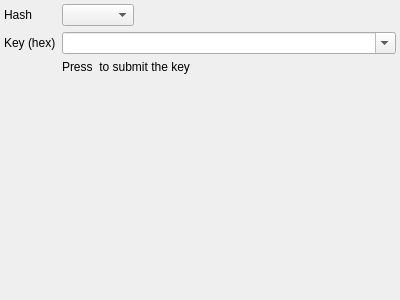
<?xml version="1.0" encoding="UTF-8"?>
<ui version="4.0">
 <class>HMACTransformWidget</class>
 <widget class="QWidget" name="HMACTransformWidget">
  <property name="geometry">
   <rect>
    <x>0</x>
    <y>0</y>
    <width>400</width>
    <height>300</height>
   </rect>
  </property>
  <property name="windowTitle">
   <string>Form</string>
  </property>
  <layout class="QFormLayout" name="formLayout">
   <property name="sizeConstraint">
    <enum>QLayout::SetDefaultConstraint</enum>
   </property>
   <property name="labelAlignment">
    <set>Qt::AlignLeading|Qt::AlignLeft|Qt::AlignVCenter</set>
   </property>
   <property name="margin">
    <number>4</number>
   </property>
   <item row="0" column="1">
    <widget class="QComboBox" name="hashComboBox">
     <property name="sizePolicy">
      <sizepolicy hsizetype="Maximum" vsizetype="Fixed">
       <horstretch>0</horstretch>
       <verstretch>0</verstretch>
      </sizepolicy>
     </property>
    </widget>
   </item>
   <item row="0" column="0">
    <widget class="QLabel" name="label">
     <property name="text">
      <string>Hash</string>
     </property>
    </widget>
   </item>
   <item row="2" column="1">
    <widget class="QComboBox" name="keyComboBox">
     <property name="sizePolicy">
      <sizepolicy hsizetype="MinimumExpanding" vsizetype="Fixed">
       <horstretch>0</horstretch>
       <verstretch>0</verstretch>
      </sizepolicy>
     </property>
     <property name="toolTip">
      <string>&lt;html&gt;&lt;head/&gt;&lt;body&gt;&lt;p&gt;Hexadecimal key&lt;/p&gt;&lt;p&gt;Press &amp;quot;Enter&amp;quot; to validate&lt;/p&gt;&lt;/body&gt;&lt;/html&gt;</string>
     </property>
     <property name="editable">
      <bool>true</bool>
     </property>
    </widget>
   </item>
   <item row="2" column="0">
    <widget class="QLabel" name="label_2">
     <property name="text">
      <string>Key (hex)</string>
     </property>
    </widget>
   </item>
   <item row="3" column="1">
    <widget class="QLabel" name="label_3">
     <property name="text">
      <string>Press &lt;Enter&gt; to submit the key</string>
     </property>
    </widget>
   </item>
  </layout>
 </widget>
 <resources/>
 <connections/>
</ui>
